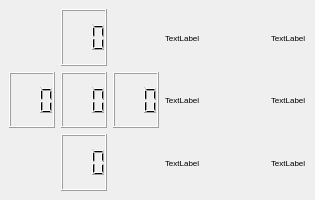
<?xml version="1.0" encoding="UTF-8"?>
<ui version="4.0">
 <class>MainWindow</class>
 <widget class="QMainWindow" name="MainWindow">
  <property name="windowModality">
   <enum>Qt::WindowModal</enum>
  </property>
  <property name="geometry">
   <rect>
    <x>0</x>
    <y>0</y>
    <width>262</width>
    <height>200</height>
   </rect>
  </property>
  <property name="sizePolicy">
   <sizepolicy hsizetype="Fixed" vsizetype="Fixed">
    <horstretch>0</horstretch>
    <verstretch>0</verstretch>
   </sizepolicy>
  </property>
  <property name="windowTitle">
   <string>Copter PWM controller</string>
  </property>
  <widget class="QWidget" name="centralwidget">
   <layout class="QGridLayout" name="gridLayout">
    <item row="0" column="0">
     <layout class="QGridLayout" name="gridLayout_2">
      <item row="0" column="2">
       <widget class="QLCDNumber" name="motor_x2">
        <property name="font">
         <font>
          <pointsize>16</pointsize>
          <weight>75</weight>
          <bold>true</bold>
         </font>
        </property>
        <property name="autoFillBackground">
         <bool>true</bool>
        </property>
        <property name="digitCount">
         <number>3</number>
        </property>
       </widget>
      </item>
      <item row="1" column="1">
       <widget class="QLCDNumber" name="motor_y1">
        <property name="font">
         <font>
          <pointsize>16</pointsize>
          <weight>75</weight>
          <bold>true</bold>
         </font>
        </property>
        <property name="autoFillBackground">
         <bool>true</bool>
        </property>
        <property name="digitCount">
         <number>3</number>
        </property>
       </widget>
      </item>
      <item row="1" column="2">
       <widget class="QLCDNumber" name="motor_all">
        <property name="font">
         <font>
          <pointsize>16</pointsize>
          <weight>75</weight>
          <bold>true</bold>
         </font>
        </property>
        <property name="autoFillBackground">
         <bool>true</bool>
        </property>
        <property name="digitCount">
         <number>3</number>
        </property>
       </widget>
      </item>
      <item row="1" column="3">
       <widget class="QLCDNumber" name="motor_y2">
        <property name="font">
         <font>
          <pointsize>16</pointsize>
          <weight>75</weight>
          <bold>true</bold>
         </font>
        </property>
        <property name="autoFillBackground">
         <bool>true</bool>
        </property>
        <property name="digitCount">
         <number>3</number>
        </property>
       </widget>
      </item>
      <item row="2" column="2">
       <widget class="QLCDNumber" name="motor_x1">
        <property name="font">
         <font>
          <pointsize>16</pointsize>
          <weight>75</weight>
          <bold>true</bold>
         </font>
        </property>
        <property name="autoFillBackground">
         <bool>true</bool>
        </property>
        <property name="digitCount">
         <number>3</number>
        </property>
       </widget>
      </item>
     </layout>
    </item>
    <item row="0" column="2">
     <layout class="QGridLayout" name="gridLayout_3">
      <item row="2" column="0">
       <widget class="QLabel" name="accel_label_z">
        <property name="minimumSize">
         <size>
          <width>100</width>
          <height>0</height>
         </size>
        </property>
        <property name="font">
         <font>
          <pointsize>6</pointsize>
         </font>
        </property>
        <property name="text">
         <string>TextLabel</string>
        </property>
       </widget>
      </item>
      <item row="0" column="0">
       <widget class="QLabel" name="accel_label_x">
        <property name="minimumSize">
         <size>
          <width>100</width>
          <height>0</height>
         </size>
        </property>
        <property name="font">
         <font>
          <pointsize>6</pointsize>
         </font>
        </property>
        <property name="text">
         <string>TextLabel</string>
        </property>
       </widget>
      </item>
      <item row="1" column="0">
       <widget class="QLabel" name="accel_label_y">
        <property name="minimumSize">
         <size>
          <width>100</width>
          <height>0</height>
         </size>
        </property>
        <property name="font">
         <font>
          <pointsize>6</pointsize>
         </font>
        </property>
        <property name="text">
         <string>TextLabel</string>
        </property>
       </widget>
      </item>
      <item row="0" column="1">
       <widget class="QLabel" name="cur_accel_x">
        <property name="font">
         <font>
          <pointsize>6</pointsize>
         </font>
        </property>
        <property name="text">
         <string>TextLabel</string>
        </property>
       </widget>
      </item>
      <item row="1" column="1">
       <widget class="QLabel" name="cur_accel_y">
        <property name="font">
         <font>
          <pointsize>6</pointsize>
         </font>
        </property>
        <property name="text">
         <string>TextLabel</string>
        </property>
       </widget>
      </item>
      <item row="2" column="1">
       <widget class="QLabel" name="cur_accel_z">
        <property name="font">
         <font>
          <pointsize>6</pointsize>
         </font>
        </property>
        <property name="text">
         <string>TextLabel</string>
        </property>
       </widget>
      </item>
     </layout>
    </item>
   </layout>
  </widget>
 </widget>
 <resources/>
 <connections/>
</ui>
